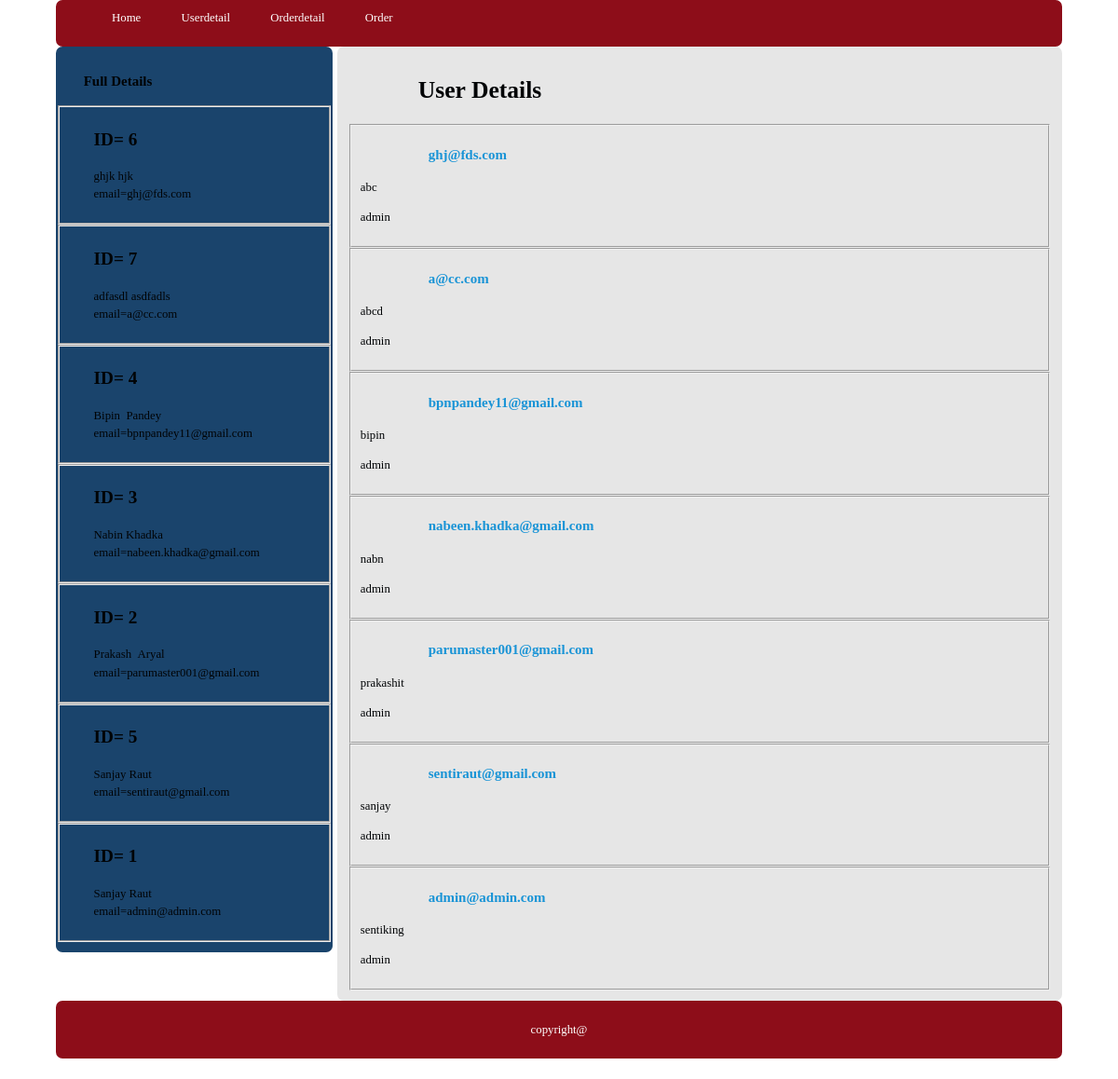
Before: /dps/ with the older database file.
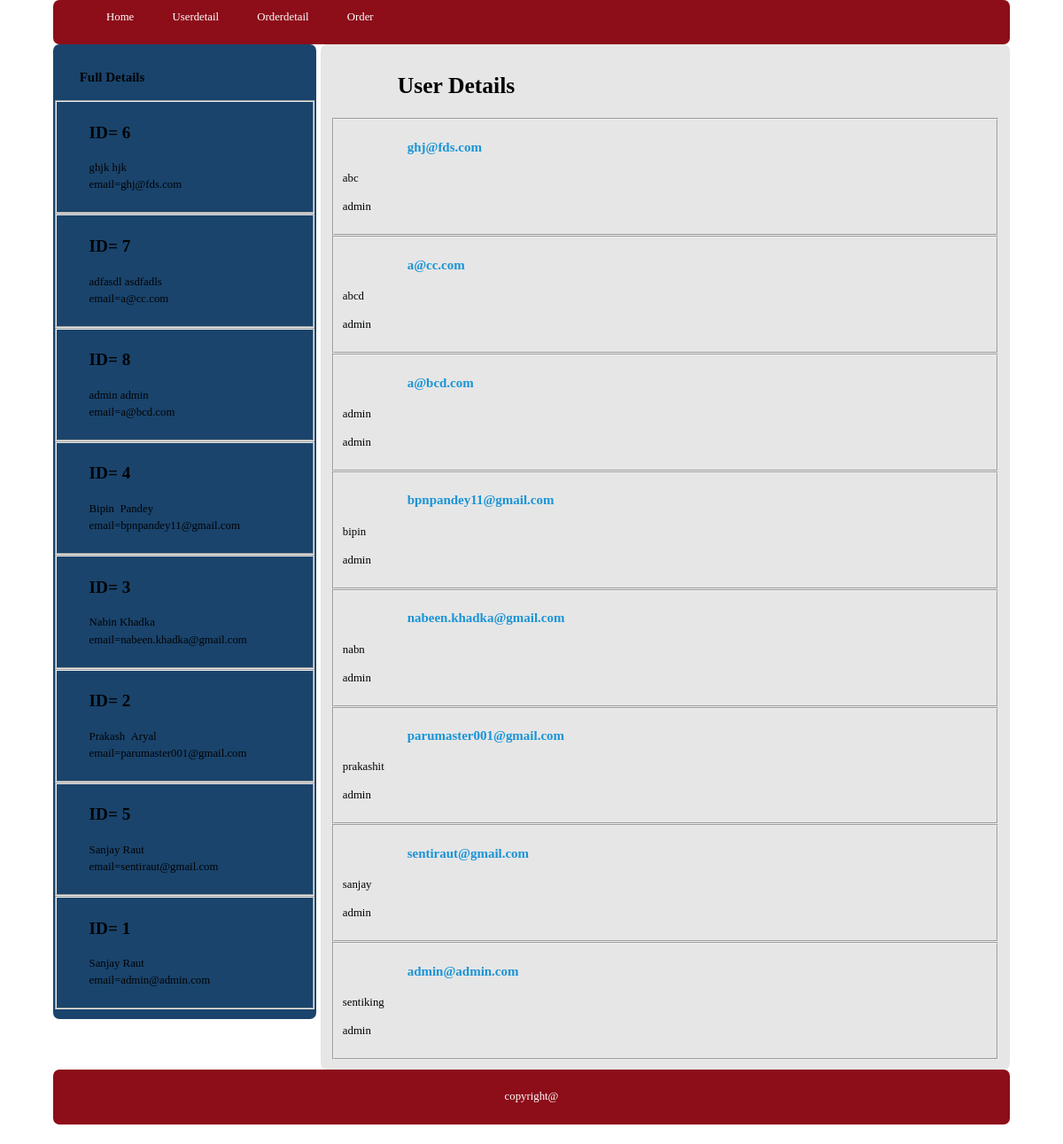
After: the same page with the newer database file.
### dps/models.py (models this page shows, shortened)
class Users(models.Model):
	first_name 	= models.CharField("person's first name", max_length=30)
	last_name 	= models.CharField("person's last name", max_length=30)
	username	= models.CharField("username", max_length=30, unique=True)
	password	= models.CharField("password", max_length=30)
	email		= models.EmailField("person's email address", max_length=75,unique=True)
	phone_number= models.CharField("person's phone number", max_length=30)
	address		= models.CharField("person's address", max_length=30)

### dps/templates/dps.html
{% extends "base.html" %}
{% block content%}
<h1>User Details</h1>
{% for post in object_list %}
<fieldset>
<h3><a href ="/dps/{{post.id}}">{{ post.email }}</a></h3>
		<div class = "post_meta">{{ post.username }} </div>
		<div class = "post_body"> {{ post.password|safe|linebreaks }} </div>
</fieldset>
{% endfor %}
{% endblock %}

### dps/templates/base.html (shortened to what this page needs)
<!DOCTYPE html>
<html lang ="en">
<head>
	<link rel = "stylesheet" href = "/static/css/style.css" type = "text/css">
</head>
<body class = "body">
	<header class = "mainHead">
		<nav>
			<ul>
			<li><a href = "/dps/">Home<a/></li>
			<li><a href = "/dps/userdetail/">Userdetail<a/></li>
			<li><a href = "/dps/orderdetail/">Orderdetail<a/></li>
			<li><a href = "/dps/form/">Order<a/></li>
			</ul>
		</nav>
	</header>
	<aside class = "asideinfo">
		<article>
			<h3>Full Details</h3>
					{% for post in object_list %}<fieldset>
			<h2>ID= {{post.id}}</h2>
			<p>{{ post.first_name }}&nbsp;{{ post.last_name }}</br>email={{post.email}}</p></fieldset>
			{% endfor %}
		</article>
</aside>
<div class = "mainContent">
		<div class = "content">
			{% block content %}
			{% endblock %}
		</div>
	</div>
	<footer class = "mainFooter">
		<center><a href = "#" taget = "_blank"><p>copyright@ </p></a></center>
	</footer>
</body>
<html>

### static/css/style.css (style rules this page uses)
body { background-color:white;//#1796E6; color:#000305; font-size: 80%; line-height: 1.5; text-align: left; }
a { text-decoration: none; }
a:link { color :#1a94d6; }
.body { margin: 0 auto; width: 90%; clear: both; }
.mainHead nav { background-color: #8D0D19;1A446C;//E56717; height: 50px; border-radius: 7px; -webkit-border-radius: 7px; -max-border-radius: 7px; }
.mainHead nav ul { list-style: none; margin: 0 auto; }
.mainHead nav ul li { font: left; display: inline; }
.mainHead nav a:link,.mainHead nav a:visited { color:#fff; display: inline-block; padding:10px 20px; height: 20px; }
.asideinfo { width: 27.5%; float: left; height:100%;//425px; margin 1% 1% 1% 0%; padding: 1% 0%; border-radius: 7px; -webkit-border-radius: 7px; -max-border-radius: 7px; background-color: #1A446C;#E6E6E6; }
.asideinfo p,h1,h2,h3 { margin-left: 10%; }
.content { width: 70%; float: right; padding: 1% 1%; margin 1% 0% 1% 0%; border-radius: 7px; -webkit-border-radius: 7px; -max-border-radius: 7px; background-color:#E6E6E6; }
.mainFooter { width: 100%; float: left; margin-bottom: 2%; border-radius: 7px; -webkit-border-radius: 7px; -max-border-radius: 7px; background-color: #8D0D19; }
.mainFooter p { width:92%; margin :2% auto; color: white; }

Changed rows visible on the page:
added Users: id "8", first_name "admin", last_name "admin", email "a@bcd.com", username "admin", password "admin"
